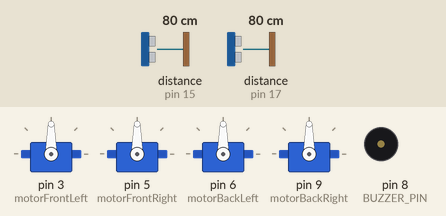
Recording of a sketch running on a simulated Arduino Uno, built with avr-gcc and run on an emulated ATmega328P. Shown: 4 × servo, buzzer (waves = sounding). The test bench sets the inputs (shaded band); at power-on: distance to the obstacle (sensors on pin 15, pin 17) 80 cm. The echo pulse lasts 58.3 µs per cm. At 12.0 s the program stops and its outputs stay as they are.

Above: at 0.1 s.
At 2.1 s:
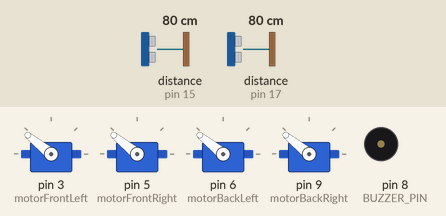
At 7.1 s:
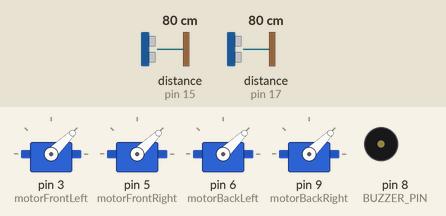
At 10.1 s:
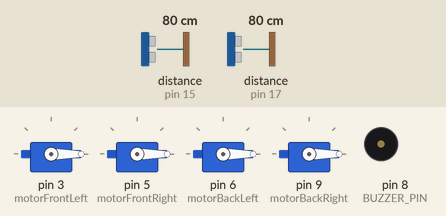
At 12.1 s:
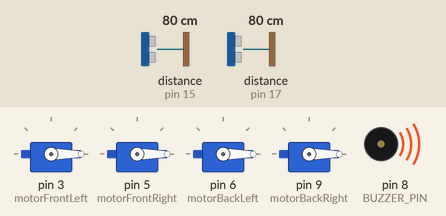
Timing chart, 0 to 13.5 s (numbered marks = the images above):
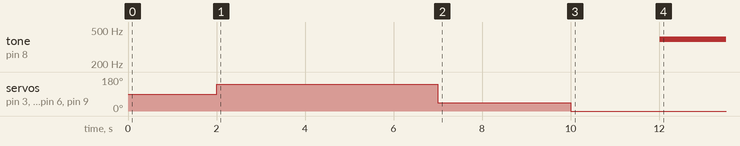

The sketch:

Follow_Detect_with_Buzzer.ino
```cpp
//this file handles how the motors interact with the values recieved from the Radar sensors.
//and the buzzer too because why not.
#include <Servo.h>
#include <pitches.h>

//define motor pins
#define BACKRIGHT 9
#define FRONTLEFT 3
#define BACKLEFT 6
#define FRONTRIGHT 5

//define radar pins
#define trigFront 16
#define echoFront 17
#define trigBack 14
#define echoBack 15

//define buzzer pin
#define BUZZER_PIN 8

// Define the servo motors (ESCs)
Servo motorBackRight;
Servo motorFrontLeft;
Servo motorBackLeft;
Servo motorFrontRight;

//define radar sensors using servo object
Servo frontRadar;
Servo backRadar;

//define a list of tones the buzzer can produce
const int gameTones[] = { NOTE_G4, NOTE_A4, NOTE_E4, NOTE_D4};

int minMotorSpeed = 1000;  // Minimum throttle for motors
int maxMotorSpeed = 2000;  // Maximum throttle for motors
#define ARMVAL 500

const float preferredDistance = 91.44;

//calibrate and arm ESCs/Motors
void armESC() {
    // Set high throttle
    delay(2000);
    motorBackRight.write(maxMotorSpeed);
    motorFrontLeft.write(maxMotorSpeed);
    motorBackLeft.write(maxMotorSpeed);
    motorFrontRight.write(maxMotorSpeed);
    delay(5000);
    // Set low throttle
    motorBackRight.write(minMotorSpeed);
    motorFrontLeft.write(minMotorSpeed);
    motorBackLeft.write(minMotorSpeed);
    motorFrontRight.write(minMotorSpeed);
    delay(3000);
    // Arm ESCs
    motorBackRight.write(ARMVAL);
    motorFrontLeft.write(ARMVAL);
    motorBackLeft.write(ARMVAL);
    motorFrontRight.write(ARMVAL);
}

//calculate distance from duration readings of the radar sensors
int calculateDistance(int trigPin, int echoPin){
  digitalWrite(trigPin, LOW);
  delayMicroseconds(2);
  digitalWrite(trigPin, HIGH);
  delayMicroseconds(10);
  digitalWrite(trigPin, LOW);
  return (pulseIn(echoPin, HIGH) * 0.034/2);
}

void setup() {
  // Attach ESCs to the appropriate pins
  motorFrontLeft.attach(3);  // Pin 3 for front left motor
  motorFrontRight.attach(5); // Pin 5 for front right motor
  motorBackLeft.attach(6);   // Pin 6 for back left motor
  motorBackRight.attach(9);  // Pin 9 for back right motor
  //calibration and arming sequence is time sensitive
  armESC();

 //setup radars output and input reading
  pinMode(trigFront, OUTPUT);
  pinMode(echoFront, INPUT);
  digitalWrite(trigFront, LOW);

  pinMode(trigBack, OUTPUT);
  pinMode(echoBack, INPUT);
  digitalWrite(trigBack, LOW);

  //setup buzzer pin output reading
  pinMode(BUZZER_PIN, OUTPUT);

  delay(2000);
}

//increases speed of the two back motors to make the drone move forward
void moveForwards(float updatedSpeed){
  motorBackLeft.write(updatedSpeed);
  motorBackRight.write(updatedSpeed);
}

//increases speed of the two fron motors to make the drone move backwards
void moveBackwards(float updatedSpeed){
  motorFrontLeft.write(updatedSpeed);
  motorFrontRight.write(updatedSpeed);
}

//handles both radar sensors
void follow(float motorSpeed){
  float userDistance = calculateDistance(trigBack, echoBack);
  float obstacleDistance = calculateDistance(trigFront, echoFront);
  float userDistanceDifference;
  float obstacleDistanceDifference;
  //drone will have normal function if there is no obstacle in the way
  while(obstacleDistance > preferredDistance){
    //turn off buzzer
    noTone(BUZZER_PIN);

    //if the user is far from the drone, the drone will move closer to the user, about 3 feet away.
    while(userDistance > preferredDistance){
      userDistance = calculateDistance(trigBack, echoBack);
      userDistanceDifference = userDistance - preferredDistance;
      motorSpeed = map(userDistanceDifference, 0, preferredDistance, minMotorSpeed, maxMotorSpeed);  // Gradually increase speed
      motorSpeed = constrain(motorSpeed, minMotorSpeed, maxMotorSpeed);  // Ensure speed is within bounds
      moveBackwards(motorSpeed);
    }
    //if user is too close to the drone, the drone will move about 3 feet away form the user
    while(userDistance < preferredDistance){
      userDistance = calculateDistance(trigBack, echoBack);
      userDistanceDifference = preferredDistance - userDistance;
      motorSpeed = map(userDistanceDifference, 0, preferredDistance, minMotorSpeed, maxMotorSpeed);  // Gradually increase speed
      motorSpeed = constrain(motorSpeed, minMotorSpeed, maxMotorSpeed);  // Ensure speed is within bounds
      moveForwards(motorSpeed);
    }
  }
  //if the drone detects an obstacle. the drone will not respond to any movement that will cause it to mvoe closer to the obstacle
  while(obstacleDistance <= preferredDistance){
    //turn on buzzer tone
    tone(BUZZER_PIN, gameTones[0]);

    //Drone will only move if user moves away from drone.
    if(userDistance > preferredDistance){
      userDistance = calculateDistance(trigBack, echoBack);
      userDistanceDifference = userDistance - preferredDistance;
      motorSpeed = map(userDistanceDifference, 0, preferredDistance, minMotorSpeed, maxMotorSpeed);  // Gradually increase speed
      motorSpeed = constrain(motorSpeed, minMotorSpeed, maxMotorSpeed);  // Ensure speed is within bounds
      moveBackwards(motorSpeed);
      break;
    }
  }
}

void loop() {
  // put your main code here, to run repeatedly:
  follow(minMotorSpeed);
}
```

Measured:
- by itself, tone on pin 8 (BUZZER_PIN): silent → 392 Hz at 12.0 s
